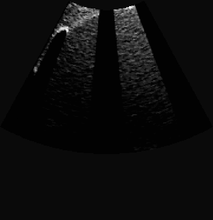
%> input picture US image kidney dataset/USkidneydataset(abdomen)/ct1-10.png, 213 x 220 px, shrunk from 449 x 464 before the run
$ octave maincode.m   (GNU Octave 9; MATLAB toolbox functions it lacks are replaced by stand-ins)
%> lines starting %> are read from the running program, lines starting %| are printed output that depends on the picture; in (x1, y1, x2, y2) boxes, pixels count from 0 and x2, y2 are one past the last pixel; in counts of white or black regions, pixels touching at a corner belong together; the program's own positions count from 1
clc;
clear all;
close all;
warning off;
addpath('subcodes');

%% INITIALIZATION

SearchAgents_no=30;
N=10;
Function_name='F1';
Fun_name='F10';
Max_iter=200;
Total_run=10;
NumberofBrownBears=30;
D=30;
Min=ones(1,D)*(-100);
Max=ones(1,D)*(100);
%% LOAD INPUT DATASET

myFolder = 'F:\Nisha\Nisha\2024\Rooks projcts\project5(kidney2)\kidney2code\US image kidney dataset\maincode';
filePattern = fullfile(myFolder, '*.png');
jpegFiles = dir(filePattern);
for k = 1:length(jpegFiles)
  baseFileName = jpegFiles(k).name;
  fullFileName = fullfile(myFolder, baseFileName);
  fprintf(1, 'Now reading %s\n', fullFileName);
  imageArray = imread(fullFileName);
  imshow(imageArray);
  drawnow;
end
[I,path]=uigetfile('*.png','select a input image');
%> the answer given: USkidneydataset(abdomen)/ct1-10.png
str=strcat(path,I);
s=imread(str);
%> s is the input picture: size 220x213x3 uint8; min 0, max 255, mean 11.8
figure;
imshow(s);
title('Input Image');
image = im2double(s(:,:,1));
H1 = fspecial('gaussian',21,15);
H2 = fspecial('gaussian',21,20);
dog = H1 - H2;
dogFilterImage1 = conv2(image,dog,'same');
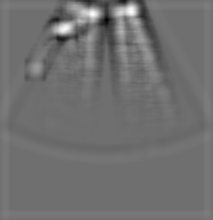
%> dogFilterImage1: size 220x213 double; min -0.00347, max 0.0045, mean 3.79e-05; drawn with min black and max white
figure;
imshow(dogFilterImage1,[]);
title('Preprocessed Image');

%% SEGMENTATION
s = imbinarize(rgb2gray(s));
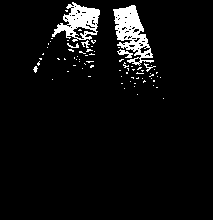
%> s: size 220x213 logical; 5.3% white; 74 white regions (67 under 20 px), largest, box (x1, y1, x2, y2) and area: (113, 5, 154, 66) 1160, (52, 2, 100, 42) 915, (117, 49, 133, 58) 64
mask = zeros(size(s));
mask(25:end-25,25:end-25) = 1;
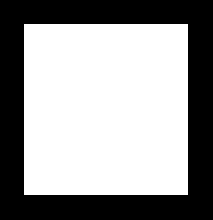
%> mask: size 220x213 double; values 0 (black) and 1 (white), 59.8% white; 1 black region, box (x1, y1, x2, y2) and area: (0, 0, 213, 220) 18816
%> (the run ends here)

$ run again, on US image kidney dataset/USkidneydataset(abdomen)/ct1-13.png
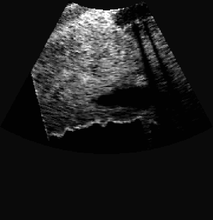
%> input picture US image kidney dataset/USkidneydataset(abdomen)/ct1-13.png, 213 x 220 px, shrunk from 449 x 464 before the run
%> s is the input picture: size 220x213x3 uint8; min 0, max 255, mean 29.1
%> `dogFilterImage1 = conv2(image,dog,'same');`:
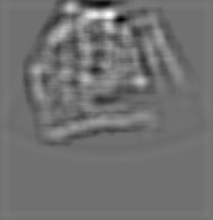
%> dogFilterImage1: size 220x213 double; min -0.0058, max 0.00735, mean 3.92e-05; drawn with min black and max white
%> `s = imbinarize(rgb2gray(s));`:
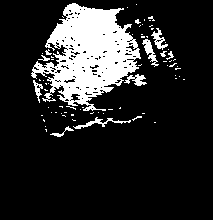
%> s: size 220x213 logical; 15.8% white; 72 white regions (61 under 20 px), largest, box (x1, y1, x2, y2) and area: (31, 3, 141, 111) 6320, (73, 117, 131, 129) 170, (142, 39, 159, 67) 167
%> mask: size 220x213 double; values 0 (black) and 1 (white), 59.8% white; 1 black region, box (x1, y1, x2, y2) and area: (0, 0, 213, 220) 18816

$ run again, on US image kidney dataset/USkidneydataset(abdomen)/ct1-16.png
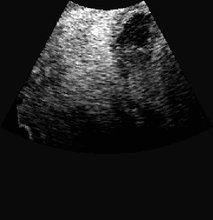
%> input picture US image kidney dataset/USkidneydataset(abdomen)/ct1-16.png, 213 x 220 px, shrunk from 449 x 464 before the run
%> s is the input picture: size 220x213x3 uint8; min 0, max 255, mean 31.3
%> `dogFilterImage1 = conv2(image,dog,'same');`:
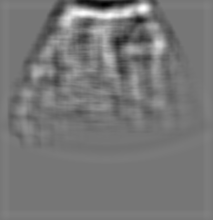
%> dogFilterImage1: size 220x213 double; min -0.00518, max 0.00598, mean 4.44e-05; drawn with min black and max white
%> `s = imbinarize(rgb2gray(s));`:
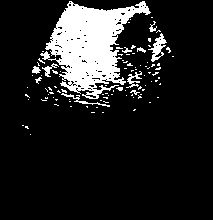
%> s: size 220x213 logical; 13.4% white; 99 white regions (87 under 20 px), largest, box (x1, y1, x2, y2) and area: (40, 1, 151, 99) 5198, (148, 33, 167, 62) 213, (61, 93, 110, 107) 106
%> mask: size 220x213 double; values 0 (black) and 1 (white), 59.8% white; 1 black region, box (x1, y1, x2, y2) and area: (0, 0, 213, 220) 18816
